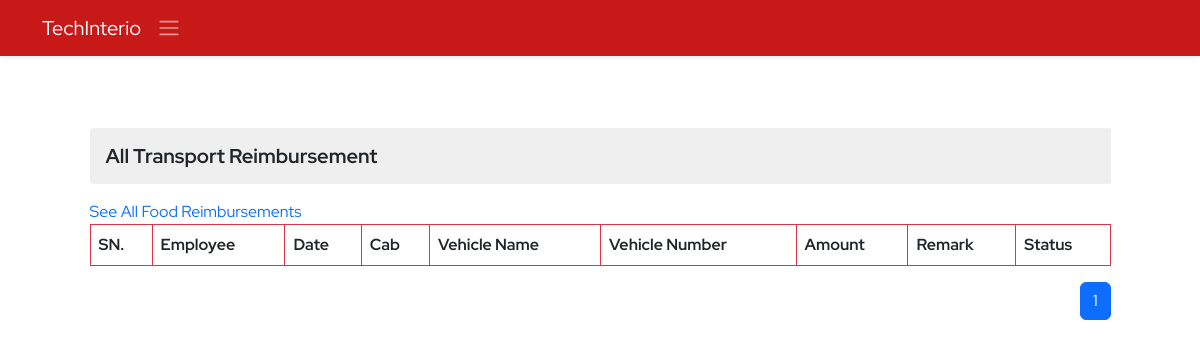
Before: /ems/reimbursements-transport (signed in) with the older database file.
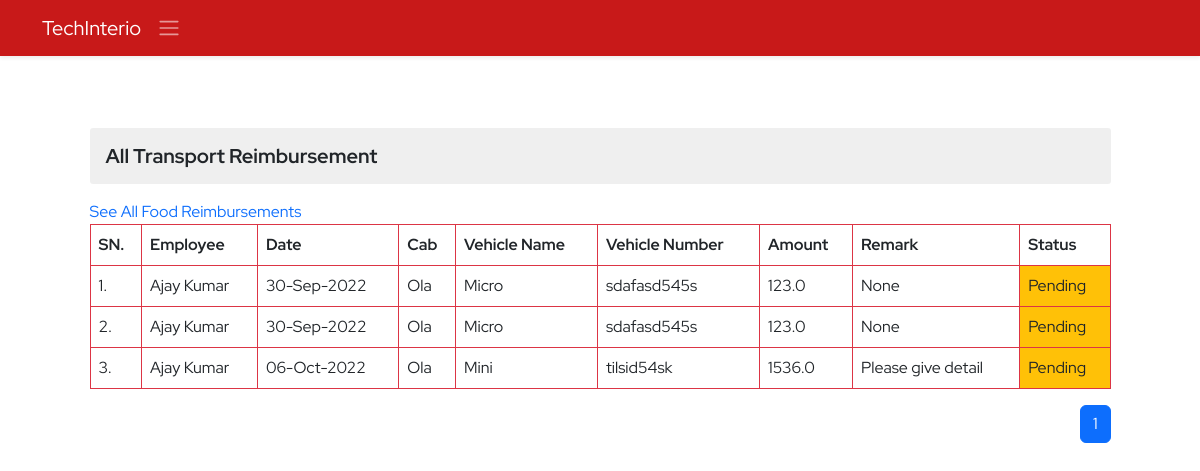
After: the same page with the newer database file.
### ems/models.py (models this page shows, shortened)
class ReimbursementTransport(models.Model):
    employee=models.ForeignKey(Employee ,on_delete=models.CASCADE)
    transport_company=models.CharField(max_length=50)
    vehicle_name=models.CharField(max_length=50)
    vehicle_number=models.CharField(max_length=50)
    amount=models.FloatField()
    date=models.DateField()
    status=models.CharField(max_length=50, default='pending')
    remark=models.CharField(max_length=150, null=True, blank=True)
    created_at=models.DateTimeField(auto_now_add=True)
    updated_at=models.DateTimeField(auto_now=True)

class Employee(models.Model):
    empid=models.AutoField(primary_key=True)
    employeeid=models.IntegerField(unique=True, null=True, blank=True)
    user=models.OneToOneField(User,on_delete=models.CASCADE)
    name=models.CharField(max_length=50)
    father_name=models.CharField(max_length=50)
    mother_name=models.CharField(max_length=50,null=True,blank=True)
    avtar=models.ImageField(upload_to='employee_profile_images', blank=True , default='profile.jpg')
    dob=models.DateField()
    email=models.EmailField(max_length=100)
    mobile_no=models.IntegerField()
    emergency_mobile_no=models.IntegerField(null=True,blank=True)
    address=models.OneToOneField(Address, on_delete=models.CASCADE,blank=True, null=True,)
    designation=models.CharField(max_length=70,null=True, blank=True)
    role=models.ForeignKey(Role, on_delete=models.SET_NULL,blank=True, null=True,)
    department=models.ForeignKey(Department, on_delete=models.SET_NULL,blank=True, null=True,)
    joining_date=models.DateField(null=True, blank=True)
    status=models.CharField(max_length=15)

### ems/views.py (the view, shortened to what this page needs)
# urls.py: path('reimbursements-transport',adminTransportReimbursement,name='admin-transport-reimbursement'),
@login_required()
def adminTransportReimbursement(request):
    context={}
    try:
        cab_reimbursements=ReimbursementTransport.objects.all().order_by('-id')
        paginator=Paginator(cab_reimbursements,10)
        page_no=request.GET.get('page')
        total_pages=paginator.page_range
        cab_reimbursementspages=paginator.get_page(page_no)
        context['cab_reimbursements']=cab_reimbursementspages
        context['pages']=total_pages
    except Exception as e:
        print('Admin Cab Reimbursement  Exception : ',e)
    return render(request,'ems/admin_transport_reimbursement.html',context)

### ems/templates/ems/admin_transport_reimbursement.html (shortened to what this page needs)
{% extends './base.html' %}
{% block body %}
<section class="py-5">
    <div class="container">
        <div class="row d-flex justify-content-center align-items-center">
            <div class="col-11">
                <h3 class="derpartment-title my-3 ">All Transport Reimbursement</h3>
                <a href="#">See All Food Reimbursements</a>
                <table class="table table-bordered border-danger">
                    <tr>
                        <th>SN.</th>
                        <th>Employee</th>
                        <th>Date</th>
                        <th>Cab</th>
                        <th>Vehicle Name</th>
                        <th>Vehicle Number</th>
                        <th>Amount</th>
                        <th>Remark</th>
                        <th>Status</th>
                    </tr>
                    {% for item in cab_reimbursements %}
                    <tr>
                        <td>{{forloop.counter}}.</td>
                        <td>{{item.employee.name}}</td>
                        <td>{{item.date | date:'d-M-Y'}}</td>
                        <td>{{item.transport_company | title}}</td>
                        <td>{{item.vehicle_name|title}}</td>
                        <td>{{item.vehicle_number}}</td>
                        <td>{{item.amount}}</td>
                        <td>{{item.remark}}</td>
                        {% if item.status == 'pending' %}
                        <td class="bg-warning"><a href="" class="text-dark" data-bs-target="#reimbursementmodal"
                                onclick="reimbursement({{item.id}},'{{item.status}}','{{item.remark}}')"
                                data-bs-toggle="modal">{{item.status | title}}</a></td>
                        {% elif item.status == 'accepted' %}
                        <td class="bg-success"><a href="" class="text-light" data-bs-toggle="modal"
                                data-bs-target="#reimbursementmodal" onclick="reimbursement({{item.id}},'{{item.status}}','{{item.remark}}')">{{item.status | title}}</a></td>
                        {% elif item.status == 'rejected' %}
                        <td class="bg-danger"><a class="text-light" data-bs-target="#reimbursementmodal"
                                onclick="reimbursement({{item.id}},'{{item.status}}','{{item.remark}}')" href="" data-bs-toggle="modal">{{item.status |title}}</a></td>
                        {% endif %}
                    </tr>
                    {% endfor %}
                </table>
                <nav aria-label="Page navigation example">
                    <ul class="pagination justify-content-end">
                        {% if pages %}
                        {% for p in pages %}
                        {% if p == cab_reimbursements.number %}
                        <li class="page-item active" aria-current="page"><a class="page-link "
                                href="?page={{p}}">{{p}}</a></li>
                        {% else %}
                        <li class="page-item "><a class="page-link" href="?page={{p}}">{{p}}</a></li>
                        {% endif %}
                        {% endfor %}
                        {% endif %}
                    </ul>
                </nav>
            </div>
        </div>
    </div>
</section>
{% endblock body %}

### ems/templates/ems/base.html (shortened to what this page needs)
<!DOCTYPE html>
{% load static %}
<html lang="en">
<head>
    <link href="https://cdn.jsdelivr.net/npm/bootstrap@5.2.0/dist/css/bootstrap.min.css" rel="stylesheet"
>
    <link href='https://unpkg.com/boxicons@2.1.2/css/boxicons.min.css' rel='stylesheet'>
    <link rel="stylesheet" href="{% static 'css/style.css' %}">
</head>
<body>
    <header class="shadow-sm header" >
        <nav class="navbar navbar-expand-lg nav-bg navbar-dark shadow-sm fixed-top">
            <div class="container d-flex align-items-center justify-content-start">
                <a class="navbar-brand" href="{% url 'home:home' %}">TechInterio</a>
                <a class="cursor-pointer float-end active " data-bs-toggle="offcanvas" data-bs-target="#staticBackdrop"
                    aria-controls="staticBackdrop"><span class="navbar-toggler-icon"></span></a>
            </div>
        </nav>
    </header>
    <main class="my-5 pt-3">
        {% block body %}{% endblock body %}
    </main>
</body>
</html>

### static/css/style.css (style rules this page uses)
* { margin: 0; padding: 0; box-sizing: border-box; }
:root { --body-font: 'Red Hat Display', sans-serif; --second-font: 'Kaushan Script', cursive; --biggest-font-size: 2rem; --bigger-font-size: 1.5rem; --big-font-size: 1.25rem; --h1-font-size: 1.5rem; --h2-font-size: 1.25rem; --h3-font-size: 1rem; --normal-font-size: .938rem; --small-font-size: .813rem; --smaller-font-size: .75rem; --font-bold: 700; --font-black: 900; }
@media screen and (min-width: 1024px) { :root { --biggest-font-size: 6rem; --bigger-font-size: 3.5rem; --big-font-size: 2.75rem; --h1-font-size: 2.25rem; --h2-font-size: 1.5rem; --h3-font-size: 1.25rem; --normal-font-size: 1rem; --small-font-size: .875rem; --smaller-font-size: .813rem; --bs-modal-width:700px; } }
* { box-sizing: border-box; padding: 0; margin: 0; }
html { scroll-behavior: smooth; }
body, button, label, select, input { font-family: var(--body-font); font-size: var(--normal-font-size); }
h1, h2, h3 { font-weight: var(--font-bold); }
a { text-decoration: none; }
.cursor-pointer { cursor: pointer; }
.nav-bg { background-color: #c30000e6 !important; }
.derpartment-title { font-size: var(--h3-font-size); background-color: #dadada70; padding: 1rem; border-radius: 3px; }

Changed rows visible on the page:
added ReimbursementTransport: employee.name "Ajay Kumar", date "30-Sep-2022", transport_company "Ola", vehicle_name "Micro", vehicle_number "sdafasd545s", amount "123.0", remark "None", status "Pending"
added ReimbursementTransport: employee.name "Ajay Kumar", date "30-Sep-2022", transport_company "Ola", vehicle_name "Micro", vehicle_number "sdafasd545s", amount "123.0", remark "None", status "Pending"
added ReimbursementTransport: employee.name "Ajay Kumar", date "06-Oct-2022", transport_company "Ola", vehicle_name "Mini", vehicle_number "tilsid54sk", amount "1536.0", remark "Please give detail", status "Pending"
